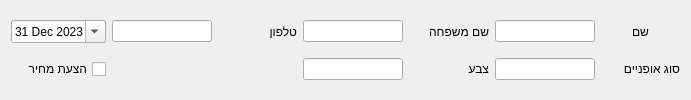
   <widget class="QWidget" name="gridLayoutWidget_2">
    <property name="geometry">
     <rect>
      <x>350</x>
      <y>0</y>
      <width>691</width>
      <height>100</height>
     </rect>
    </property>
    <layout class="QGridLayout" name="gridLayout_4">
     <item row="0" column="10">
      <widget class="QLabel" name="label">
       <property name="maximumSize">
        <size>
         <width>100</width>
         <height>16777215</height>
        </size>
       </property>
       <property name="text">
        <string>שם</string>
       </property>
       <property name="alignment">
        <set>Qt::AlignCenter</set>
       </property>
      </widget>
     </item>
     <item row="0" column="5">
      <widget class="QLineEdit" name="lineEdit_3">
       <property name="maximumSize">
        <size>
         <width>100</width>
         <height>16777215</height>
        </size>
       </property>
      </widget>
     </item>
     <item row="2" column="9">
      <widget class="QLineEdit" name="lineEdit_5">
       <property name="maximumSize">
        <size>
         <width>100</width>
         <height>16777215</height>
        </size>
       </property>
      </widget>
     </item>
     <item row="2" column="8">
      <widget class="QLabel" name="label_4">
       <property name="maximumSize">
        <size>
         <width>100</width>
         <height>16777215</height>
        </size>
       </property>
       <property name="text">
        <string>צבע</string>
       </property>
      </widget>
     </item>
     <item row="0" column="8">
      <widget class="QLabel" name="label_2">
       <property name="maximumSize">
        <size>
         <width>100</width>
         <height>16777215</height>
        </size>
       </property>
       <property name="text">
        <string>שם משפחה</string>
       </property>
      </widget>
     </item>
     <item row="0" column="7">
      <widget class="QLineEdit" name="lineEdit">
       <property name="maximumSize">
        <size>
         <width>100</width>
         <height>16777215</height>
        </size>
       </property>
      </widget>
     </item>
     <item row="2" column="10">
      <widget class="QLabel" name="label_3">
       <property name="maximumSize">
        <size>
         <width>100</width>
         <height>16777215</height>
        </size>
       </property>
       <property name="text">
        <string>סוג אופניים</string>
       </property>
      </widget>
     </item>
     <item row="0" column="9">
      <widget class="QLineEdit" name="lineEdit_2">
       <property name="maximumSize">
        <size>
         <width>100</width>
         <height>16777215</height>
        </size>
       </property>
      </widget>
     </item>
     <item row="2" column="7">
      <widget class="QLineEdit" name="lineEdit_4">
       <property name="maximumSize">
        <size>
         <width>100</width>
         <height>16777215</height>
        </size>
       </property>
      </widget>
     </item>
     <item row="0" column="6">
      <widget class="QLabel" name="label_14">
       <property name="maximumSize">
        <size>
         <width>100</width>
         <height>16777215</height>
        </size>
       </property>
       <property name="text">
        <string>טלפון</string>
       </property>
      </widget>
     </item>
     <item row="0" column="1">
      <widget class="QDateEdit" name="dateEdit">
       <property name="dateTime">
        <datetime>
         <hour>16</hour>
         <minute>0</minute>
         <second>0</second>
         <year>2023</year>
         <month>12</month>
         <day>31</day>
        </datetime>
       </property>
       <property name="calendarPopup">
        <bool>true</bool>
       </property>
      </widget>
     </item>
     <item row="2" column="1">
      <widget class="QCheckBox" name="Bleeding_CheckBox_2">
       <property name="maximumSize">
        <size>
         <width>100</width>
         <height>16777215</height>
        </size>
       </property>
       <property name="layoutDirection">
        <enum>Qt::RightToLeft</enum>
       </property>
       <property name="text">
        <string>הצעת מחיר</string>
       </property>
      </widget>
     </item>
    </layout>
   </widget>
